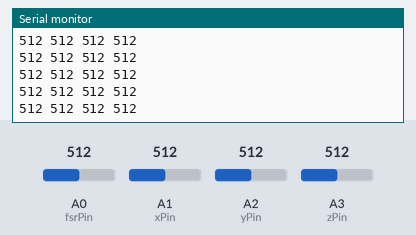
Bench run of a sketch on a simulated Arduino Uno, built with avr-gcc and run on an emulated ATmega328P. Shown: the last lines printed to the serial monitor. The inputs (shaded band) are chosen by the test bench; at power-on: A0 (fsrPin) = 512, A1 (xPin) = 512, A2 (yPin) = 512, A3 (zPin) = 512.

Above: at 1.2 s.
1.3 s: A0 (fsrPin) set to 105
At 2.1 s:
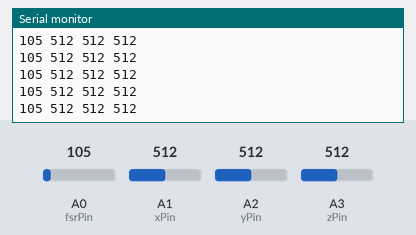
4.3 s: A0 (fsrPin) set to 89
At 4.9 s:
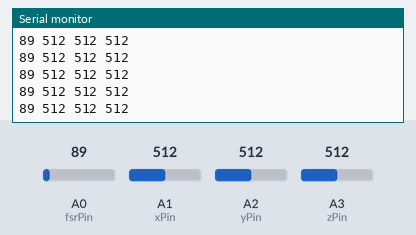
Timing chart, 0 to 7.1 s (numbered marks = the images above; inputs shaded):
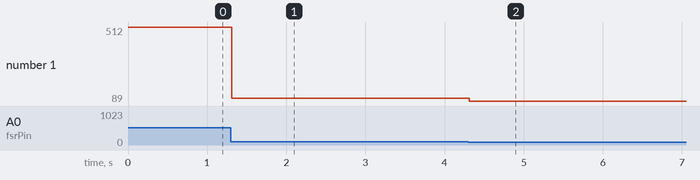

The sketch:

serialTesting.ino
```cpp
void setup() {
  Serial.begin(57600);
}

void loop() {
  int fsrPin = A0;
  int xPin = A1;
  int yPin = A2;
  int zPin = A3;
  int fsrReading = analogRead(fsrPin);
  int xReading = analogRead(xPin);
  int yReading = analogRead(yPin);
  int zReading = analogRead(zPin);
  Serial.print(fsrReading);
  Serial.print(" ");
  Serial.print(xReading);
  Serial.print(" ");
  Serial.print(yReading);
  Serial.print(" ");
  Serial.println(zReading);
}
```

Measured:
- after the input at 1.3 s, the serial monitor: prints a new line at once (image 1)
- after the input at 4.3 s, the serial monitor: prints a new line at once (image 2)
- plotted number 1: 512 → 105 after the input at 1.3 s, 105 → 89 after the input at 4.3 s
